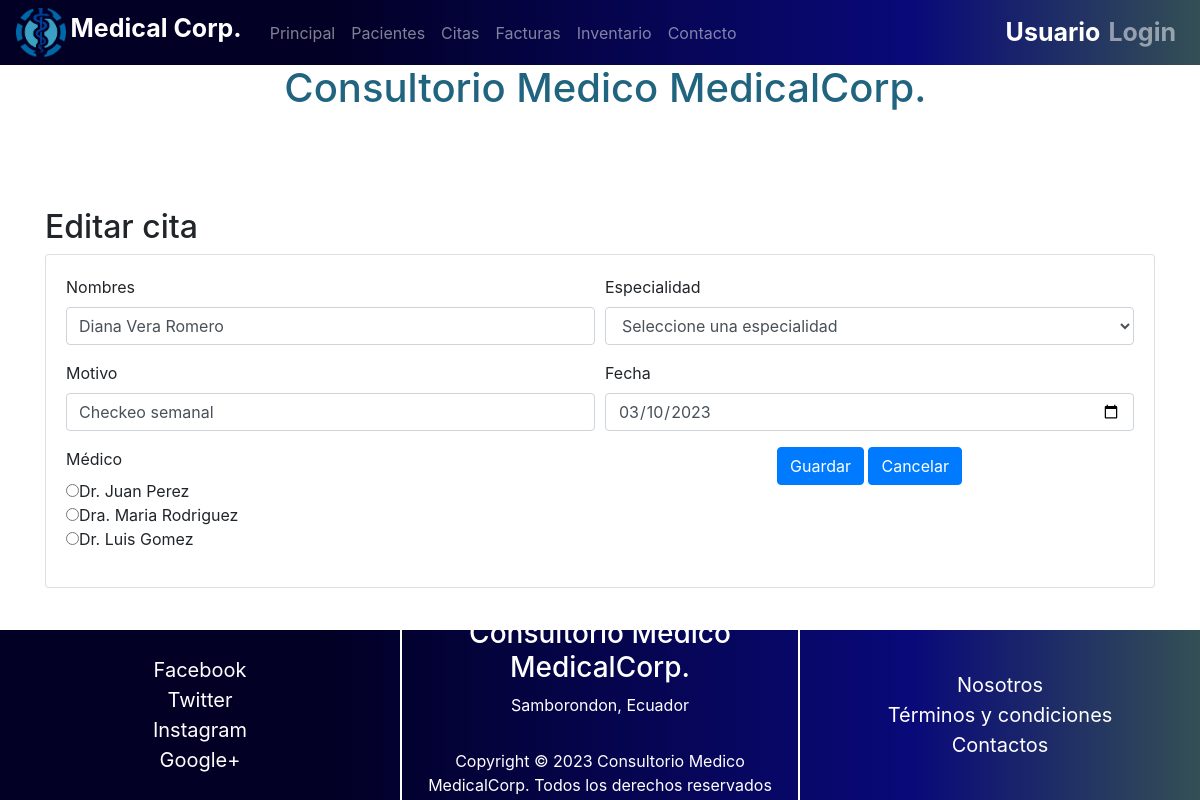
Screenshot of /Proyecto_DAW/index.php?c=citas&f=view_edit&id=19 with the database file from the repository.
### tables this page shows
CREATE TABLE `citas` (
  `idcitas` int NOT NULL AUTO_INCREMENT,
  `fecha` date NOT NULL,
  `paciente` varchar(80) NOT NULL,
  `especialidad` varchar(80) NOT NULL,
  `motivo` varchar(80) NOT NULL,
  `medico` varchar(80) NOT NULL,
  PRIMARY KEY (`idcitas`)
);

### Proyecto_DAW/controller/CitasController.php (called while the page is built, shortened)
<?php
require_once 'model/dao/CitasDAO.php';
class CitasController
{
    private $model;
    public function __construct()
    {
        $this->model = new CitasDAO();
    }
    public function view_edit()
    {
        $id = $_REQUEST['id'];
        $cita = $this->model->selectOne($id);
        $modeloCat = new CitasDAO();
        $categorias = $modeloCat->selectAll();
        $titulo = "Editar cita";
        require_once VCITAS . 'edit.php';
    }
}

### Proyecto_DAW/controller/FrontController.php (called while the page is built, shortened)
<?php
class FrontController {
    public function ruteo() {
        $funcion = (!empty($_REQUEST['f']))?htmlentities($_REQUEST['f']):FUNCION_PRINCIPAL;
        $cont = new  $controlador();
        $cont->$funcion();
    }
}

### Proyecto_DAW/index.php (called while the page is built)
<?php
    require_once 'controller/FrontController.php';
    $front = new FrontController();
    $front->ruteo();

### Proyecto_DAW/config/Conexion.php (called while the page is built)
<?php
class Conexion {
    public static function getConexion() {
         $dsn = 'mysql:host=localhost;port=3306;dbname=' . DBNAME;
        $conexion = null;
        try {
            $conexion = new PDO($dsn, DBUSER, DBPASSWORD);
             $conexion->setAttribute(PDO::ATTR_ERRMODE, PDO::ERRMODE_EXCEPTION);
        } catch (Exception $e) {
            echo $e;
            die("error " . $e->getMessage());
        }
        return $conexion;
    }
}

### Proyecto_DAW/model/dao/CitasDAO.php (called while the page is built, shortened)
<?php
require_once 'config/Conexion.php';
class CitasDAO
{
    private $con;
    public function __construct()
    {
        $this->con = Conexion::getConexion();
    }
    public function selectAll()
    {
        $sql = "SELECT * FROM citas";
        $stmt = $this->con->prepare($sql);
        $stmt->execute();
        $resultados = $stmt->fetchAll(PDO::FETCH_ASSOC);
        return $resultados;
    }
    public function selectOne($id) {
        $sql = "select * from citas where ".
        "idcitas=:id";
        $stmt = $this->con->prepare($sql);
        $data = ['id' => $id];
        $stmt->execute($data);
        $producto = $stmt->fetch(PDO::FETCH_ASSOC);
        return $producto;
    }
}

### Proyecto_DAW/view/citas/citas.edit.php (the view, shortened to what this page needs)
<div class="container">
    <h2>
        <?php echo $titulo ?>
    </h2>
    <div class="card card-body">
        <form action="index.php?c=citas&f=edit" method="POST" name="formCitaNuevo" id="formCitaNuevo">
            <div class="form-row">
                <div class="form-group col-sm-6">
                    <label for="nombre">Nombres</label>
                    <input type="text" name="nombre" id="nombre" value="<?php echo $cita['paciente']; ?>"
                        class="form-control" placeholder="Nombres del Paciente" required>
                </div>
                <div class="form-group col-sm-6">
                    <label for="especialidad">Especialidad</label>
                    <select name="especialidad" id="especialidad" class="form-control" required>
                        <option value="">Seleccione una especialidad</option>
                    </select>
                </div>
                <div class="form-group col-sm-6">
                    <label for="motivo">Motivo</label>
                    <input type="text" name="motivo" id="motivo" value="<?php echo $cita['motivo']; ?>"
                        class="form-control" placeholder="Motivo de la Consulta" required>
                </div>
                <div class="form-group col-sm-6">
                    <label for="fecha">Fecha</label>
                    <input type="date" name="fecha" id="fecha" value="<?php echo $cita['fecha']; ?>" class="form-control"
                        placeholder="Fecha de la Consulta" required>
                </div>
                <div class="form-group col-sm-6">
                    <label for="medico">Médico</label>
                    <br>
                    <input type="radio" name="medico" value="Dr. Juan Perez" required>Dr. Juan Perez<br>
                    <input type="radio" name="medico" value="Dra. Maria Rodriguez">Dra. Maria Rodriguez<br>
                    <input type="radio" name="medico" value="Dr. Luis Gomez">Dr. Luis Gomez<br>
                </div>
                <div class="form-group mx-auto">
                    <button type="submit" class="btn btn-primary"
                        onclick="if (!confirm('Esta seguro de modificar esta cita?')) return false;">Guardar</button>
                    <a href="index.php?c=citas&f=index" class="btn btn-primary">Cancelar</a>
                </div>
            </div>
        </form>
    </div>
</div>

### rows the page displays
citas: nombre "Diana Vera Romero", motivo "Checkeo semanal", fecha "03/10/2023"

### other values shown
$titulo "Editar cita"
